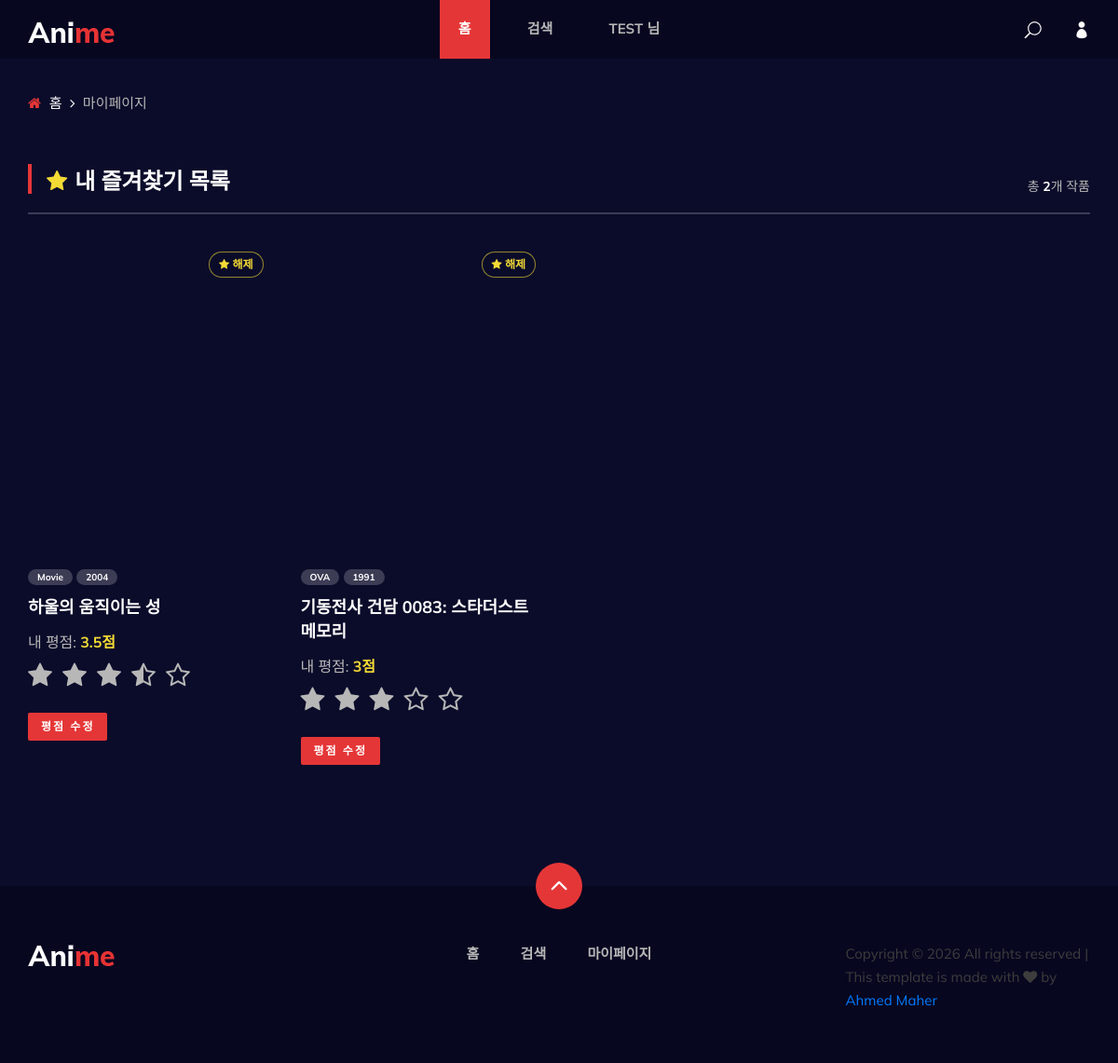
Page /php/FB_favorites.php (signed in) on the committed database.
### tables this page shows
CREATE TABLE `Animes` (
  `anime_id` int NOT NULL,
  `anime_name` varchar(255) NOT NULL,
  `anime_image` varchar(512) DEFAULT NULL,
  `release_year` year DEFAULT NULL,
  `anime_quarter` int DEFAULT NULL,
  `anime_type` char(100) NOT NULL,
  `series_id` int DEFAULT NULL,
  `anidb_id` int UNSIGNED DEFAULT NULL,
  `adult` tinyint(1) NOT NULL DEFAULT '0'
);

### php/FB_favorites.php (the view, shortened to what this page needs)
<?php
$conn = mysqli_connect(
    $mySQL_host,
    $mySQL_id,
    $mySQL_password,
    $mySQL_database
);
mysqli_set_charset($conn, "utf8mb4");
$userId = (int)$_SESSION['user_id'];
$sql = "
    SELECT
        a.anime_id,
        a.anime_name,
        a.anime_image,
        a.anime_type,
        a.release_year,
        a.anime_quarter,
        (
            SELECT h.rating
            FROM History h
            WHERE h.user_id = ? AND h.anime_id = a.anime_id
        ) AS my_rating
    FROM Favorites f
    INNER JOIN Animes a ON f.anime_id = a.anime_id
    WHERE f.user_id = ?
    ORDER BY a.anime_id DESC
";
$stmt = mysqli_prepare($conn, $sql);
mysqli_stmt_bind_param($stmt, "ii", $userId, $userId);
mysqli_stmt_execute($stmt);
$result = mysqli_stmt_get_result($stmt);
$animes = [];
while ($row = mysqli_fetch_assoc($result)) {
    $animes[] = $row;
}
function h($value) {
    return htmlspecialchars((string)$value, ENT_QUOTES, 'UTF-8');
}
?>
<!DOCTYPE html>
<html lang="ko">
<head>
    <link rel="stylesheet" href="../Frontend/css/bootstrap.min.css" type="text/css">
    <link rel="stylesheet" href="../Frontend/css/font-awesome.min.css" type="text/css">
    <link rel="stylesheet" href="../Frontend/css/elegant-icons.css" type="text/css">
    <link rel="stylesheet" href="../Frontend/css/plyr.css" type="text/css">
    <link rel="stylesheet" href="../Frontend/css/nice-select.css" type="text/css">
    <link rel="stylesheet" href="../Frontend/css/owl.carousel.min.css" type="text/css">
    <link rel="stylesheet" href="../Frontend/css/slicknav.min.css" type="text/css">
    <link rel="stylesheet" href="../Frontend/css/style.css" type="text/css">
</head>
<body>
    <header class="header">
        <div class="container">
            <div class="row">
                <div class="col-lg-2">
                    <div class="header__logo">
                        <a href="./FB_main.php">
                            <img src="../Frontend/img/logo.png" alt="Logo">
                        </a>
                    </div>
                </div>
                <div class="col-lg-8">
                    <div class="header__nav">
                        <nav class="header__menu mobile-menu">
                            <ul>
                                <li class="active">
                                    <a href="./FB_main.php">홈</a>
                                </li>
                                <li>
                                    <a href="./FB_searchSQL.php">검색</a>
                                </li>
                                <?php if (!empty($_SESSION['user_id'])): ?>
                                    <li>
                                        <a href="./FB_favorites.php">
                                            <?= h($_SESSION['login_id'] ?? '사용자') ?> 님
                                        </a>
                                    </li>
                                <?php endif; ?>
                            </ul>
                        </nav>
                    </div>
                </div>
                <div class="col-lg-2">
                    <div class="header__right">
                        <a href="#" class="search-switch" title="빠른 검색">
                            <span class="icon_search"></span>
                        </a>
                        <?php if (!empty($_SESSION['user_id'])): ?>
                            <a href="./FB_favorites.php" title="마이페이지">
                                <span class="icon_profile"></span>
                            </a>
                        <?php else: ?>
                            <a href="../Frontend/login.html" title="로그인">
                                <span class="icon_profile"></span>
                            </a>
                        <?php endif; ?>
                    </div>
                </div>
            </div>
        </div>
    </header>
    <div class="breadcrumb-option">
        <div class="container">
            <div class="row">
                <div class="col-lg-12">
                    <div class="breadcrumb__links">
                        <a href="./FB_main.php"><i class="fa fa-home"></i> 홈</a>
                        <span>마이페이지</span>
                    </div>
                </div>
            </div>
        </div>
    </div>
    <section class="product-page spad">
        <div class="container">
            <div class="row">
                <div class="col-lg-12">
                    <div class="product__page__content">
                        <div class="product__page__title">
                            <div class="row">
                                <div class="col-lg-8 col-md-8 col-sm-6">
                                    <div class="section-title">
                                        <h4><i class="fa fa-star" style="color: #f3da35; margin-right: 8px;"></i>내 즐겨찾기 목록</h4>
                                    </div>
                                </div>
                                <div class="col-lg-4 col-md-4 col-sm-6 text-right">
                                    <span id="fav-count-text" style="color: #b7b7b7; font-size: 14px; line-height: 36px;">
                                        총 <strong style="color: #ffffff;"><?php echo count($animes); ?></strong>개 작품
                                    </span>
                                </div>
                            </div>
                        </div>
                        <div class="row" id="favorites-grid">
                            <?php foreach ($animes as $anime): ?>
                                <div class="col-lg-3 col-md-4 col-sm-6 fav-card-item">
                                    <div class="product__item">
                                        <div class="product__item__pic set-bg"
                                             data-setbg="<?php echo h(!empty($anime['anime_image']) ? $anime['anime_image'] : '../Frontend/img/trending/trend-1.jpg'); ?>">
                                            <form method="POST" action="./FB_favorites.php"
                                                  onsubmit="return confirm('이 작품을 즐겨찾기에서 해제하시겠습니까?');">
                                                <button type="submit" class="fav-star-badge" title="즐겨찾기 해제">
                                                    <i class="fa fa-star"></i> 해제
                                                </button>
                                            </form>
                                        </div>
                                            <div class="product__item__text">
                                                <ul>
                                                    <li><?php echo h($anime['anime_type']); ?></li>
                                                    <?php if (!empty($anime['release_year'])): ?>
                                                        <li><?php echo h($anime['release_year']); ?></li>
                                                    <?php endif; ?>
                                                </ul>
                                                <h5>
                                                    <a href="./FB_animeDetail.php?anime_id=<?php echo (int)$anime['anime_id']; ?>">
                                                        <?php echo h($anime['anime_name']); ?>
                                                    </a>
                                                </h5>
                                                <?php $currentRating = isset($anime['my_rating']) ? (float)$anime['my_rating'] : 0; ?>
                                                <div style="margin-top: 12px; color: #b7b7b7;">
                                                    <form method="POST" action="./FB_favorites.php">
                                                        <label style="display: block; margin-bottom: 6px;">
                                                            내 평점:
                                                            <strong style="color: #f3da35;">
                                                                <span id="rating-value-<?php echo (int)$anime['anime_id']; ?>">
                                                                    <?php echo $currentRating; ?>
                                                                </span>점
                                                            </strong>
                                                        </label>
                                                        <div class="rating-picker" id="ratingPicker-<?php echo (int)$anime['anime_id']; ?>">
                                                            <?php for ($i = 1; $i <= 5; $i++): ?>
                                                                <span class="rating-pick-item">
                                                                    <i class="fa fa-star-o"
                                                                       data-index="<?= $i ?>"></i>
                                                                    <button type="button"
                                                                            class="rating-hit left"
                                                                            data-value="<?= $i - 0.5 ?>"></button>
                                                                    <button type="button"
                                                                            class="rating-hit right"
                                                                            data-value="<?= $i ?>"></button>
                                                                </span>
                                                            <?php endfor; ?>
                                                        </div>
                                                        <button type="submit" class="site-btn"
                                                                style="margin-top: 8px; padding: 6px 14px; font-size: 12px;">
                                                            평점 수정
                                                        </button>
                                                    </form>
                                                </div>
                                            </div>
                                    </div>
                                </div>
                            <?php endforeach; ?>
                        </div>
                        </div>
                </div>
            </div>
        </div>
    </section>
    <footer class="footer">
        <div class="page-up">
            <a href="#" id="scrollToTopButton"><span class="arrow_carrot-up"></span></a>
        </div>
        <div class="container">
            <div class="row">
                <div class="col-lg-3">
                    <div class="footer__logo">
                        <a href="./FB_main.php"><img src="../Frontend/img/logo.png" alt="Logo"></a>
                    </div>
                </div>
                <div class="col-lg-6">
                    <div class="footer__nav">
                        <ul>
                            <li><a href="./FB_main.php">홈</a></li>
                            <li><a href="./FB_searchSQL.php">검색</a></li>
                            <li>
                                <?php if (!empty($_SESSION['user_id'])): ?>
                                    <a href="./FB_favorites.php">마이페이지</a>
                                <?php else: ?>
                                    <a href="../Frontend/login.html">로그인</a>
                                <?php endif; ?>
                            </li>
                        </ul>
                    </div>
                </div>
                <div class="col-lg-3">
                    <p>
                        Copyright &copy;
                        <script>document.write(new Date().getFullYear());</script> All rights reserved | This template is made with <i class="fa fa-heart" aria-hidden="true"></i> by <a href="https://ahmedmaher-portfolio.vercel.app/" target="_blank">Ahmed Maher</a>
                    </p>
                </div>
            </div>
        </div>
    </footer>
</body>
</html>

### rows in the picture
animes: anime_type "Movie", release_year "2004", anime_name "하울의 움직이는 성", currentRating "3.5"
animes: anime_type "OVA", release_year "1991", anime_name "기동전사 건담 0083: 스타더스트 메모리", currentRating "3"

### other values in the picture
$_SESSION['login_id'] "TEST"
count($animes) "2"
